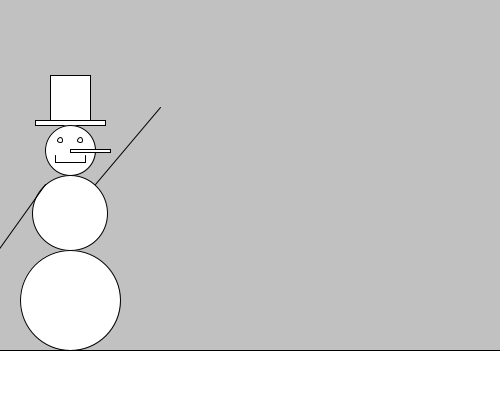
Frame 1 (no input)
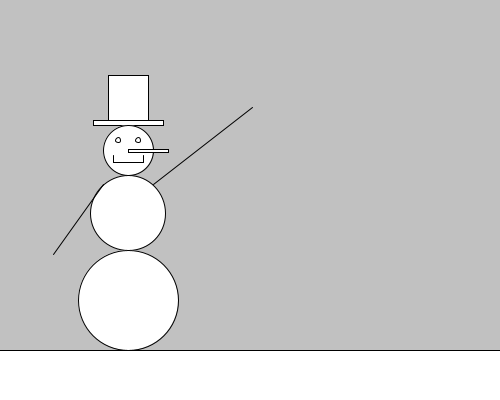
Frame 60 (the mouse pressed at the canvas centre just before this capture)
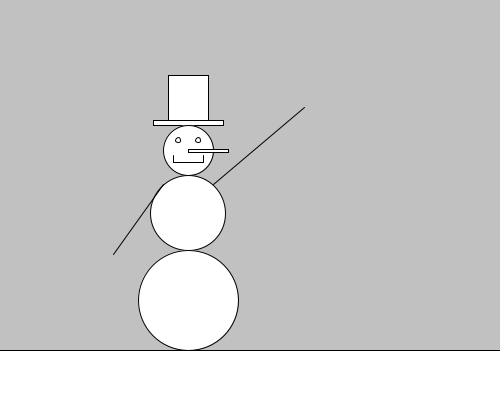
Frame 120 (the mouse held since frame 60 and released just before this capture)

The Processing sketch that drew these frames (run headless with seeded random() and noise(); from frame 60 on, the mouse is pressed at the canvas centre):

// Processing sketch: Smowman
// ── Smowman.pde
int x = 70;
int move;
int turn;
int handX = x + 65;
// int roundHandX;
float preHandY;
float handY /*= (sqrt(7400 - sq(handX-275)) + 184) - 172 */;
int roundHandY;
int moveHand;

void setup() {
  size(500, 400);
}

void draw() {
  background(193);
  rect(-1, 350, 502, 50); // ground
  smowman(x, turn, handX, roundHandY);
  x = x + move;

  // change x position of Mr. Smowman
  if (x == 70) {
    move = 1;
    turn = 0;
  }
  if (x == 430) {
    move = -1;
    turn = 40;
  }

  //move arm by changing X coordinate of hand.
  //Y coordinate changes according to a circle centered on the shoulder.
  handX = handX + moveHand;
  //  preHandY = (sqrt(7400 - sq(handX-275)) + 184) - 172;
  //  handY = 98 + (98 - preHandY);  // this line is needed because Processing has an inverted
  // coordinate system; this line flips across y = 98
  //  roundHandY = round(handY);

  // allows arm to smoothly wave back and forth
  if (handX == x + 65) {
    moveHand = moveHand + 2;
  }
  if (handX == x + 111) {
    moveHand = 0;
  }

  if (handX == 507) {
    moveHand = moveHand - 2;
  } 
  println(handX);
  //  println(handY, roundHandY);
}

void smowman(int x, int turn, int handX, int roundHandY) {
  // add number to x to make things off center where they need to be
  rect(x - 35, 120, 70, 5);        // hat brim
  rect(x - 20, 75, 40, 45);        // hat body
  ellipse(x, 150, 50, 50);         // head
  ellipse(x - 10, 140, 5, 5);      // his right eye
  ellipse(x + 10, 140, 5, 5);      // his left eye
  rect(x - turn, 149, 40, 3);      // nose; 'turn' changes the nose position so it
  // looks like he's looking a certain direction
  line(x - 15, 155, x - 15, 162);  // his right vertical mouth line
  line(x - 15, 162, x + 15, 162);  // horizontal mouth line
  line(x + 15, 155, x + 15, 162);  // his left vertical mouth line
  ellipse(x, 213, 75, 75);         // torso
  line(x - 25, 184, x - 75, 254);  // his right arm
  ellipse(x, 300, 100, 100);       // bottom

  line(x + 25, 184, handX + 25, 107);//roundHandY);  // his left arm
}
